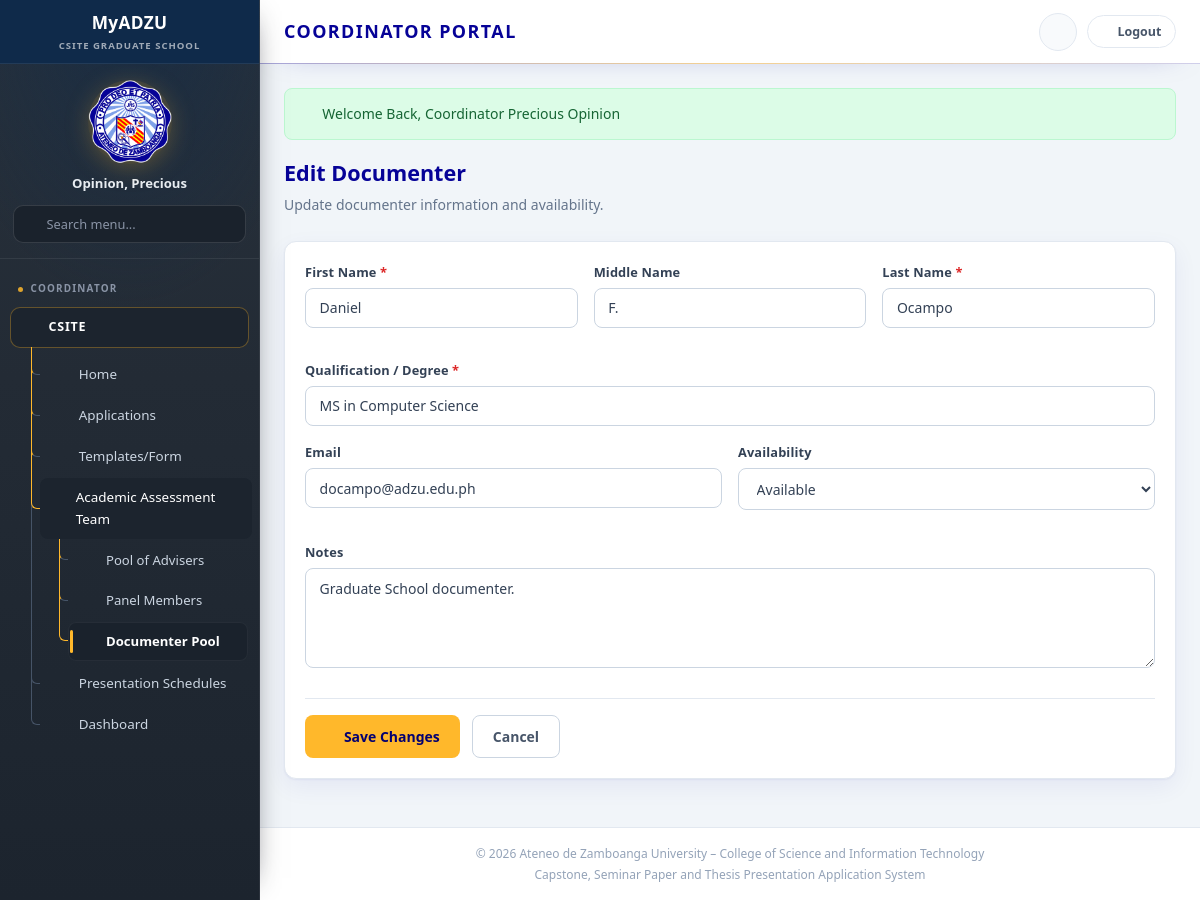
/coordinator/documenter/edit.php?id=4 (signed in), run on the app's committed database.
### tables this page shows
CREATE TABLE `documenter_pool` (
  `documenter_id` int(11) NOT NULL,
  `first_name` varchar(100) NOT NULL,
  `middle_name` varchar(100) DEFAULT NULL,
  `last_name` varchar(100) NOT NULL,
  `qualification` varchar(255) DEFAULT NULL,
  `email` varchar(255) DEFAULT NULL,
  `availability` enum('available','unavailable') NOT NULL DEFAULT 'available',
  `notes` text DEFAULT NULL,
  `created_at` timestamp NOT NULL DEFAULT current_timestamp(),
  `updated_at` timestamp NOT NULL DEFAULT current_timestamp() ON UPDATE current_timestamp()
);

### includes/config/modules/10-ui-and-urls.php (called while the page is built, shortened)
<?php
function url(string $path): string {
    return BASE_URL . '/' . ltrim($path, '/');
}

### coordinator/documenter/edit.php (the view, shortened to what this page needs)
<?php
$documenter = null;
try {
    $pdo = DB::getConnection();
    $stmt = $pdo->prepare('SELECT * FROM documenter_pool WHERE documenter_id = :id LIMIT 1');
    $stmt->execute(['id' => (int) ($_GET['id'] ?? 0)]);
    $documenter = $stmt->fetch() ?: null;
} catch (Throwable $e) {
    error_log('[documenter pool] ' . $e->getMessage());
    $error = 'The documenter record could not be loaded.';
}
require_once __DIR__ . '/../../includes/layout/header.php';
?>
<div class="page-header">
    <h2>Edit Documenter</h2>
    <p>Update documenter information and availability.</p>
</div>
<?php if (!$documenter): ?>
<div class="alert alert-warning">Documenter not found.</div>
<a class="btn btn-outline" href="<?= url('coordinator/documenter/documenter.php') ?>">Back to Documenter Pool</a>
<?php else: ?>
<form class="card" method="post" action="<?= url('coordinator/documenter/edit.php?id=' . (int) $documenter['documenter_id']) ?>" data-validate>
    <div class="card-body">
        <div class="form-row">
            <div class="form-field">
                <label>First Name <span class="required">*</span></label>
                <input type="text" name="first_name" required value="<?= htmlspecialchars($documenter['first_name']) ?>">
            </div>
            <div class="form-field">
                <label>Middle Name</label>
                <input type="text" name="middle_name" value="<?= htmlspecialchars($documenter['middle_name'] ?? '') ?>">
            </div>
            <div class="form-field">
                <label>Last Name <span class="required">*</span></label>
                <input type="text" name="last_name" required value="<?= htmlspecialchars($documenter['last_name']) ?>">
            </div>
        </div>
        <div class="form-field">
            <label>Qualification / Degree <span class="required">*</span></label>
            <input type="text" name="qualification" required value="<?= htmlspecialchars($documenter['qualification']) ?>">
        </div>
        <div class="form-row">
            <div class="form-field">
                <label>Email</label>
                <input type="email" name="email" value="<?= htmlspecialchars($documenter['email'] ?? '') ?>">
            </div>
            <div class="form-field">
                <label>Availability</label>
                <select name="availability">
                    <option value="available" <?= $documenter['availability'] === 'available' ? 'selected' : '' ?>>Available</option>
                </select>
            </div>
        </div>
        <div class="form-field">
            <label>Notes</label>
            <textarea name="notes"><?= htmlspecialchars($documenter['notes'] ?? '') ?></textarea>
        </div>
        <div class="form-actions">
            <button type="submit" class="btn btn-primary"><i class="fas fa-save"></i> Save Changes</button>
            <a href="<?= url('coordinator/documenter/documenter.php') ?>" class="btn btn-outline">Cancel</a>
        </div>
    </div>
</form>
<?php endif; ?>
<?php require_once __DIR__ . '/../../includes/layout/footer.php'; ?>

### assets/css/shared/00-base.css (style rules this page uses)
:root { --adzu-navy: #060297; --adzu-navy-light: #2018c0; --adzu-navy-dark: #040170; --adzu-gold: #FFB82B; --adzu-gold-hover: #e5a526; --adzu-blue: #4285F4; --white: #ffffff; --gray-50: #f8fafc; --gray-100: #f1f5f9; --gray-200: #e2e8f0; --gray-300: #cbd5e1; --gray-400: #94a3b8; --gray-500: #64748b; --gray-600: #475569; --gray-700: #334155; --gray-800: #1e293b; --success: #16a34a; --success-bg: #dcfce7; --warning: #ca8a04; --warning-bg: #fef9c3; --danger: #dc2626; --danger-bg: #fee2e2; --info: #2563eb; --info-bg: #dbeafe; --purple: #7c3aed; --purple-bg: #ede9fe; --sidebar-width: 260px; --topbar-height: 64px; --radius: 8px; --radius-lg: 12px; --shadow: 0 1px 3px rgba(6, 2, 151, 0.08); --shadow-md: 0 4px 12px rgba(6, 2, 151, 0.1); --transition: 0.2s ease; --font: 'Source Sans 3', 'Segoe UI', sans-serif; --font-heading: 'Montserrat', 'Segoe UI', sans-serif; }
*, *::before, *::after { box-sizing: border-box; margin: 0; padding: 0; }
html { scroll-behavior: smooth; }
body { font-family: var(--font); font-size: 15px; line-height: 1.6; color: var(--gray-700); background: var(--gray-100); min-height: 100vh; }
h1, h2, h3, h4, h5, h6, .topbar-title h1, .section-title, .page-header h2, .card-header h3 { font-family: var(--font-heading); }
a { color: var(--adzu-navy); text-decoration: none; transition: color var(--transition); }
.btn { display: inline-flex; align-items: center; justify-content: center; gap: 0.5rem; padding: 0.65rem 1.25rem; font-size: 0.875rem; font-weight: 600; font-family: var(--font); border: none; border-radius: var(--radius); cursor: pointer; transition: all var(--transition); text-decoration: none; line-height: 1.4; }
.btn-primary { background: var(--adzu-gold); color: var(--adzu-navy-dark); }
.btn-outline { background: transparent; border: 1px solid var(--gray-300); color: var(--gray-600); }
.form-row { display: grid; grid-template-columns: repeat(auto-fit, minmax(240px, 1fr)); gap: 1rem; margin-bottom: 1rem; }
.form-field { margin-bottom: 1rem; }
.form-field label { display: block; font-size: 0.8rem; font-weight: 600; color: var(--gray-600); margin-bottom: 0.35rem; }
.form-field label .required { color: var(--danger); }
.form-field input, .form-field select, .form-field textarea { width: 100%; padding: 0.6rem 0.85rem; border: 1px solid var(--gray-300); border-radius: var(--radius); font-size: 0.875rem; font-family: var(--font); color: var(--gray-700); background: var(--white); transition: border-color var(--transition); }
.form-field textarea { min-height: 100px; resize: vertical; }
.form-actions { display: flex; gap: 0.75rem; flex-wrap: wrap; margin-top: 1.5rem; padding-top: 1rem; border-top: 1px solid var(--gray-200); }

### assets/css/applications/10-student-application.css (style rules this page uses)
.page-header { margin-bottom: 1.5rem; }
.page-header h2 { font-size: 1.35rem; font-weight: 700; color: var(--adzu-navy); margin-bottom: 0.25rem; }
.page-header p { font-size: 0.875rem; color: var(--gray-500); }
.card { background: var(--white); border: 1px solid var(--gray-200); border-radius: var(--radius-lg); box-shadow: var(--shadow); margin-bottom: 1.5rem; }
.card-body { padding: 1.25rem; }

### assets/css/student/95-portal-pages.css (style rules this page uses)
.card { border-color: var(--gray-200); box-shadow: 0 1px 2px rgba(6, 2, 151, 0.05), 0 8px 24px rgba(6, 2, 151, 0.06); transition: box-shadow var(--transition), transform var(--transition); }
.form-field label { color: var(--gray-700); letter-spacing: 0.01em; }
.btn { transition: background var(--transition), color var(--transition), border-color var(--transition), box-shadow var(--transition), transform var(--transition); }

### data on the page
documenter_pool: first_name "Daniel", middle_name "F.", last_name "Ocampo", qualification "MS in Computer Science", email "docampo@adzu.edu.ph", availability "Available", notes "Graduate School documenter."

### other printed values
$userName "Opinion, Precious"
$item['label'] "Home"
$item['label'] "Applications"
$item['label'] "Templates/Form"
$item['label'] "Academic Assessment Team"
$sub['label'] "Pool of Advisers"
$sub['label'] "Panel Members"
$sub['label'] "Documenter Pool"
$item['label'] "Presentation Schedules"
$item['label'] "Dashboard"
$flash['message'] "Welcome Back, Coordinator Precious Opinion"
SITE_TAGLINE "Capstone, Seminar Paper and Thesis Presentation Application System"
